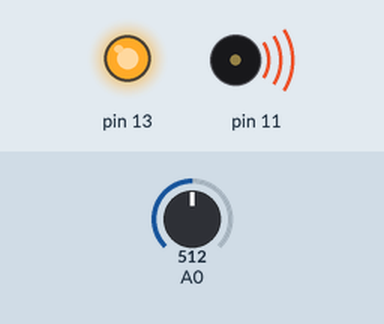
Recording of a sketch running on a simulated Arduino Uno, built with avr-gcc and run on an emulated ATmega328P. On the bench: output pins drawn as LEDs (lit = HIGH), buzzer (waves = sounding). The test bench sets the inputs (shaded band); at power-on: A0 = 512.

Above: at 1.2 s.
1.3 s: A0 set to 164
2.8 s: A0 set to 143
At 3.3 s:
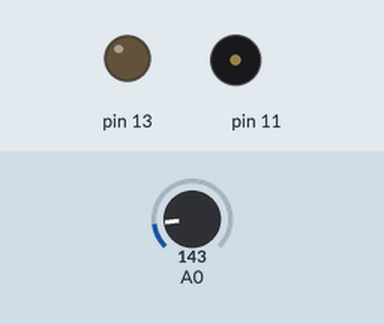
4.3 s: A0 set to 306
At 5.5 s:
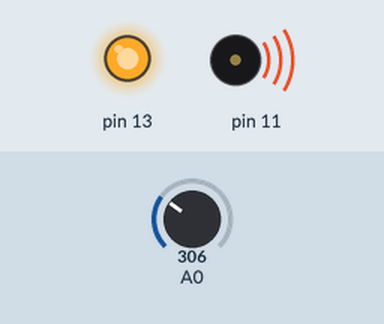
5.8 s: A0 set to 122
At 6.8 s:
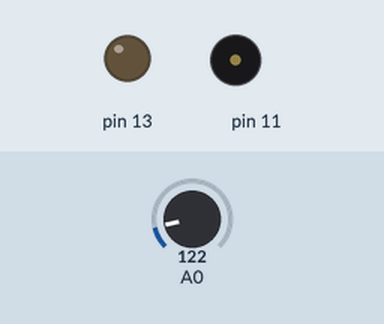
Timing chart, 0 to 8.3 s (numbered marks = the images above; inputs shaded):
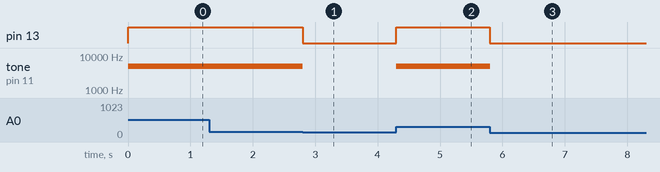

Measured:
- the behaviour switches between 154 and 153 on A0 (found by bisection; images 0 and 1)
- after the input at 1.3 s, every drawn part: stays the same
- after the input at 2.8 s, pin 13: HIGH → LOW at once; tone on pin 11: 5000 Hz → silent at once
- after the input at 4.3 s, pin 13: LOW → HIGH at once; tone on pin 11: silent → 5000 Hz at once
- after the input at 5.8 s, pin 13: HIGH → LOW at once; tone on pin 11: 5000 Hz → silent at once

The sketch:

room_temperature_controller.ino
```cpp
float temp, tempC, tempMV;

void setup()
{
  pinMode(A0,INPUT);
  pinMode(11,OUTPUT);
  pinMode(13,OUTPUT);
  Serial.begin(9600);
}

void loop()
{
  temp = analogRead(A0);
  tempMV = temp*5000/1024;
  tempC = (tempMV/10)+(-50);

  if(tempC >25)
  {
    tone(11,5000,100);
    digitalWrite(13,HIGH);
  }
  else
    digitalWrite(13,LOW);
}
```
